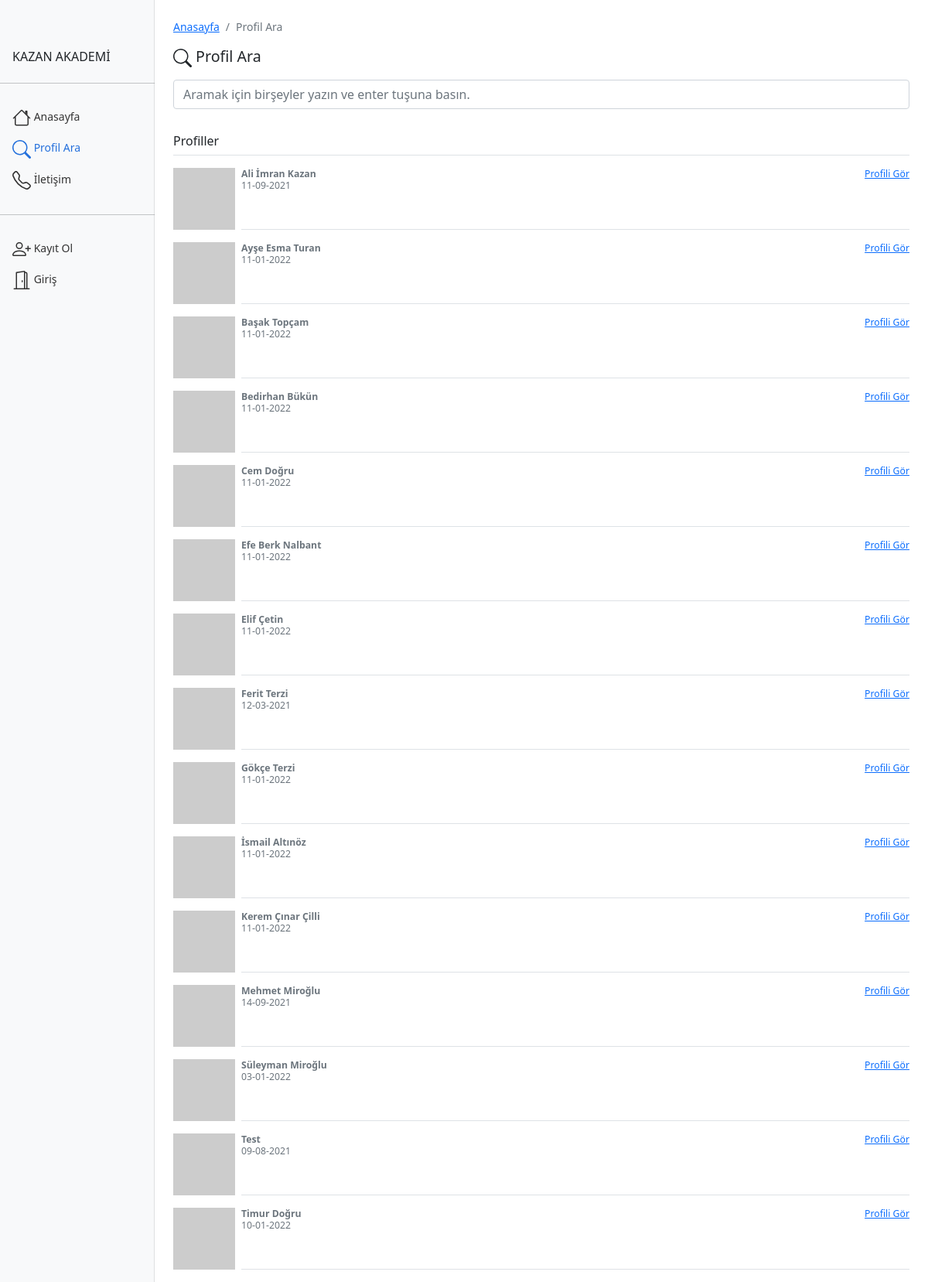
Page /sertifika/profilara.php on the committed database.
### tables this page shows
CREATE TABLE `kullanicilar` (
  `ad_soyad` varchar(100) NOT NULL,
  `eposta` varchar(100) NOT NULL,
  `sifre` varchar(100) NOT NULL,
  `id` int(11) NOT NULL AUTO_INCREMENT,
  `katilma_tarihi` datetime NOT NULL DEFAULT '2022-01-01 00:00:00',
  `durumu` smallint(6) NOT NULL DEFAULT '1',
  PRIMARY KEY (`id`),
  UNIQUE KEY `kullanicilar_UN` (`eposta`)
);

### sertifika/inc/ayar.php (called while the page is built, shortened)
<?php
@$sayfa = explode('.',basename($_SERVER['REQUEST_URI'], '?' . $_SERVER['QUERY_STRING']));
@$sayfa_adi = (empty($sayfa[0])?'index':$sayfa[0]);

### sertifika/profilara.php (the view, shortened to what this page needs)
<?php
include './inc/ayar.php';
include './inc/sayfabasi.php';
$ara = '';
    $kullanicilar = mysql_query('Select * from kullanicilar where durumu=1 '.(!empty($ara)?' and ad_soyad like "%'.mysql_real_escape_string($ara).'%"':'').' order by ad_soyad asc');
    $kullanici_sayisi = mysql_num_rows($kullanicilar);
?>
<nav aria-label="breadcrumb">
  <ol class="breadcrumb">
    <li class="breadcrumb-item"><a href="/sertifika/index.php">Anasayfa</a></li>
    <li class="breadcrumb-item active">Profil Ara</li>
  </ol>
</nav>
<h2 class="mb-3">
     Profil Ara
</h2>
<div>
    <form class="needs-validation" novalidate="" method="POST">
        <div class="row">
            <div class="col-12">
                <input type="text" name="ara" class="form-control" id="ara"
                    placeholder="Aramak için birşeyler yazın ve enter tuşuna basın." value="<?php echo @$ara;?>"
                    required="">
            </div>
            <div class="col-12 mt-3">
                <?php if($kullanici_sayisi==0){?>
                <div class="alert alert-warning" role="alert">
                    <svg xmlns="http://www.w3.org/2000/svg" width="24" height="24" fill="currentColor"
                        class="bi bi-info-circle" viewBox="0 0 16 16">
                        <path d="M8 15A7 7 0 1 1 8 1a7 7 0 0 1 0 14zm0 1A8 8 0 1 0 8 0a8 8 0 0 0 0 16z" />
                        <path
                            d="m8.93 6.588-2.29.287-.082.38.45.083c.294.07.352.176.288.469l-.738 3.468c-.194.897.105 1.319.808 1.319.545 0 1.178-.252 1.465-.598l.088-.416c-.2.176-.492.246-.686.246-.275 0-.375-.193-.304-.533L8.93 6.588zM9 4.5a1 1 0 1 1-2 0 1 1 0 0 1 2 0z" />
                    </svg> Kayıt bulunamadı!
                </div>
                <?php }else{?>
                <div class="my-3 bg-body">
                    <h6 class="border-bottom pb-2 mb-0">Profiller</h6>
                    <?php
                        while($kullanici = mysql_fetch_array($kullanicilar)){
                        $grav_url = "https://www.gravatar.com/avatar/" . md5( strtolower( trim( $kullanici['eposta'] ) ) ) . "?s=40";
                    ?>
                    <div class="d-flex text-muted pt-3">
                        <img src="<?php echo $grav_url;?>" class="me-2" />
                        <div class="pb-3 mb-0 small lh-sm border-bottom w-100">
                            <div class="d-flex justify-content-between">
                                <strong class="text-gray-dark"><?php echo $kullanici['ad_soyad'];?></strong>
                                <a href="/sertifika/profil.php?pid=<?php echo $kullanici['id'];?>">Profili Gör</a>
                            </div>
                            <span class="d-block"><?php echo date('d-m-Y',strtotime($kullanici['katilma_tarihi']));?></span>
                        </div>
                    </div>
                    <?php  } ?>
                </div>
                <?php } ?>
            </div>
        </div>
    </form>
</div>
<?php
include './inc/sayfasonu.php';

### sertifika/inc/sayfabasi.php (shortened to what this page needs)
<html lang="tr">
<head>
<link href="https://cdn.jsdelivr.net/npm/bootstrap@5.1.3/dist/css/bootstrap.min.css" rel="stylesheet">
<link href="/sertifika/css/style.css" rel="stylesheet">
</head>
<body>
<div class="container-fluid">
  <div class="row">
    <?php include './inc/solmenu.php';?>
    <main class="col-md-9 ms-sm-auto col-lg-10 px-md-4 py-md-4" style="position:relative; height:100vh;">

### sertifika/inc/solmenu.php (shortened to what this page needs)
<nav id="sidebarMenu" class="col-md-3 col-lg-2 d-none d-sm-block bg-light sidebar collapse">
    <div class="position-sticky pt-3">
        <h6 class="px-3">KAZAN AKADEMİ</h6>
        <hr class="my-4">
        <ul class="nav flex-column">
            <li class="nav-item">
                <a class="nav-link <?php echo ($sayfa_adi=='index'?'active':'');?>" aria-current="page"
                    href="/sertifika/index.php">
                    Anasayfa
                </a>
            </li>
            <li class="nav-item">
                <a class="nav-link <?php echo ($sayfa_adi=='profilara'?'active':'');?>" href="/sertifika/profilara.php">
                    Profil Ara
                </a>
            </li>
            <li class="nav-item">
                <a class="nav-link <?php echo ($sayfa_adi=='iletisim'?'active':'');?>" href="/sertifika/iletisim.php">
                    İletişim
                </a>
            </li>
            <?php if(giris=='ok'){?>
            <li class="nav-item">
                <a class="nav-link <?php echo ($sayfa_adi=='profilim'?'active':'');?>" href="/sertifika/profilim.php">
                    <svg xmlns="http://www.w3.org/2000/svg" width="24" height="24" fill="currentColor"
                        class="bi bi-person-circle" viewBox="0 0 16 16">
                        <path d="M11 6a3 3 0 1 1-6 0 3 3 0 0 1 6 0z" />
                        <path fill-rule="evenodd"
                            d="M0 8a8 8 0 1 1 16 0A8 8 0 0 1 0 8zm8-7a7 7 0 0 0-5.468 11.37C3.242 11.226 4.805 10 8 10s4.757 1.225 5.468 2.37A7 7 0 0 0 8 1z" />
                    </svg>
                    Profilim
                </a>
            </li>
            <hr class="my-4">
            <li class="nav-item">
                <a class="nav-link" href="/sertifika/cikis.php">
                    <svg xmlns="http://www.w3.org/2000/svg" width="24" height="24" fill="currentColor"
                        class="bi bi-door-closed" viewBox="0 0 16 16">
                        <path
                            d="M3 2a1 1 0 0 1 1-1h8a1 1 0 0 1 1 1v13h1.5a.5.5 0 0 1 0 1h-13a.5.5 0 0 1 0-1H3V2zm1 13h8V2H4v13z" />
                        <path d="M9 9a1 1 0 1 0 2 0 1 1 0 0 0-2 0z" />
                    </svg>
                    Çıkış
                </a>
            </li>
            <?php }else{?>
                <hr class="my-4">
            <li class="nav-item">
                <a class="nav-link" href="/sertifika/kayitol.php">
                    Kayıt Ol
                </a>
            </li>
            <li class="nav-item">
                <a class="nav-link" href="/sertifika/giris.php">
                    Giriş
                </a>
            </li>
            <?php } ?>
        </ul>
    </div>
</nav>

### sertifika/inc/sayfasonu.php
</main>
</div>
</div>
</body>
</html>

### sertifika/css/style.css (style rules this page uses)
body { font-size: .875rem; }
.sidebar { position: fixed; top: 0; bottom: 0; left: 0; z-index: 100; padding: 48px 0 0; box-shadow: inset -1px 0 0 rgba(0, 0, 0, .1); }
.sidebar .nav-link { font-weight: 500; color: #333; }
.sidebar .nav-link.active { color: #2470dc; }
h2 { font-size: 1.4em; }

### rows in the picture
kullanicilar: ad_soyad "Ali İmran Kazan", katilma_tarihi "11-09-2021"
kullanicilar: ad_soyad "Ayşe Esma Turan", katilma_tarihi "11-01-2022"
kullanicilar: ad_soyad "Başak Topçam", katilma_tarihi "11-01-2022"
kullanicilar: ad_soyad "Bedirhan Bükün", katilma_tarihi "11-01-2022"
kullanicilar: ad_soyad "Cem Doğru", katilma_tarihi "11-01-2022"
kullanicilar: ad_soyad "Efe Berk Nalbant", katilma_tarihi "11-01-2022"
kullanicilar: ad_soyad "Elif Çetin", katilma_tarihi "11-01-2022"
kullanicilar: ad_soyad "Ferit Terzi", katilma_tarihi "12-03-2021"
kullanicilar: ad_soyad "Gökçe Terzi", katilma_tarihi "11-01-2022"
kullanicilar: ad_soyad "İsmail Altınöz", katilma_tarihi "11-01-2022"
kullanicilar: ad_soyad "Kerem Çınar Çilli", katilma_tarihi "11-01-2022"
kullanicilar: ad_soyad "Mehmet Miroğlu", katilma_tarihi "14-09-2021"
kullanicilar: ad_soyad "Süleyman Miroğlu", katilma_tarihi "03-01-2022"
kullanicilar: ad_soyad "Test", katilma_tarihi "09-08-2021"
kullanicilar: ad_soyad "Timur Doğru", katilma_tarihi "10-01-2022"
